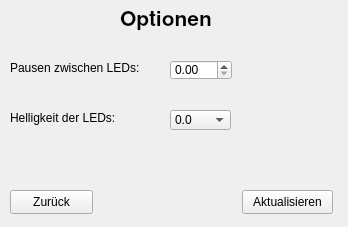
<?xml version="1.0" encoding="UTF-8"?>
<ui version="4.0">
 <class>MainWindow</class>
 <widget class="QMainWindow" name="MainWindow">
  <property name="geometry">
   <rect>
    <x>0</x>
    <y>0</y>
    <width>348</width>
    <height>227</height>
   </rect>
  </property>
  <property name="windowTitle">
   <string>MainWindow</string>
  </property>
  <widget class="QWidget" name="centralwidget">
   <widget class="QLabel" name="label">
    <property name="geometry">
     <rect>
      <x>120</x>
      <y>10</y>
      <width>121</width>
      <height>21</height>
     </rect>
    </property>
    <property name="font">
     <font>
      <family>Nimbus Sans L</family>
      <pointsize>16</pointsize>
      <weight>75</weight>
      <bold>true</bold>
     </font>
    </property>
    <property name="text">
     <string>Optionen</string>
    </property>
   </widget>
   <widget class="QLabel" name="label_2">
    <property name="geometry">
     <rect>
      <x>10</x>
      <y>60</y>
      <width>151</width>
      <height>16</height>
     </rect>
    </property>
    <property name="text">
     <string>Pausen zwischen LEDs:</string>
    </property>
   </widget>
   <widget class="QLabel" name="label_3">
    <property name="geometry">
     <rect>
      <x>10</x>
      <y>110</y>
      <width>131</width>
      <height>16</height>
     </rect>
    </property>
    <property name="text">
     <string>Helligkeit der LEDs:</string>
    </property>
   </widget>
   <widget class="QComboBox" name="comboBox">
    <property name="geometry">
     <rect>
      <x>170</x>
      <y>110</y>
      <width>61</width>
      <height>20</height>
     </rect>
    </property>
    <item>
     <property name="text">
      <string>0.0</string>
     </property>
    </item>
    <item>
     <property name="text">
      <string>0.05</string>
     </property>
    </item>
    <item>
     <property name="text">
      <string>0.1</string>
     </property>
    </item>
    <item>
     <property name="text">
      <string>0.15</string>
     </property>
    </item>
    <item>
     <property name="text">
      <string>0.2</string>
     </property>
    </item>
    <item>
     <property name="text">
      <string>0.25</string>
     </property>
    </item>
    <item>
     <property name="text">
      <string>0.3</string>
     </property>
    </item>
    <item>
     <property name="text">
      <string>0.35</string>
     </property>
    </item>
    <item>
     <property name="text">
      <string>0.4</string>
     </property>
    </item>
    <item>
     <property name="text">
      <string>0.45</string>
     </property>
    </item>
    <item>
     <property name="text">
      <string>0.5</string>
     </property>
    </item>
    <item>
     <property name="text">
      <string>0.55</string>
     </property>
    </item>
    <item>
     <property name="text">
      <string>0.6</string>
     </property>
    </item>
    <item>
     <property name="text">
      <string>0.65</string>
     </property>
    </item>
    <item>
     <property name="text">
      <string>0.7</string>
     </property>
    </item>
    <item>
     <property name="text">
      <string>0.75</string>
     </property>
    </item>
    <item>
     <property name="text">
      <string>0.8</string>
     </property>
    </item>
    <item>
     <property name="text">
      <string>0.85</string>
     </property>
    </item>
    <item>
     <property name="text">
      <string>0.9</string>
     </property>
    </item>
    <item>
     <property name="text">
      <string>0.95</string>
     </property>
    </item>
    <item>
     <property name="text">
      <string>1.0</string>
     </property>
    </item>
   </widget>
   <widget class="QDoubleSpinBox" name="doubleSpinBox">
    <property name="geometry">
     <rect>
      <x>170</x>
      <y>60</y>
      <width>62</width>
      <height>20</height>
     </rect>
    </property>
   </widget>
   <widget class="QPushButton" name="pushButton">
    <property name="geometry">
     <rect>
      <x>10</x>
      <y>190</y>
      <width>83</width>
      <height>24</height>
     </rect>
    </property>
    <property name="text">
     <string>Zurück</string>
    </property>
   </widget>
   <widget class="QPushButton" name="buttonAktualisieren">
    <property name="geometry">
     <rect>
      <x>242</x>
      <y>190</y>
      <width>91</width>
      <height>24</height>
     </rect>
    </property>
    <property name="text">
     <string>Aktualisieren</string>
    </property>
   </widget>
  </widget>
 </widget>
 <resources/>
 <connections/>
</ui>
